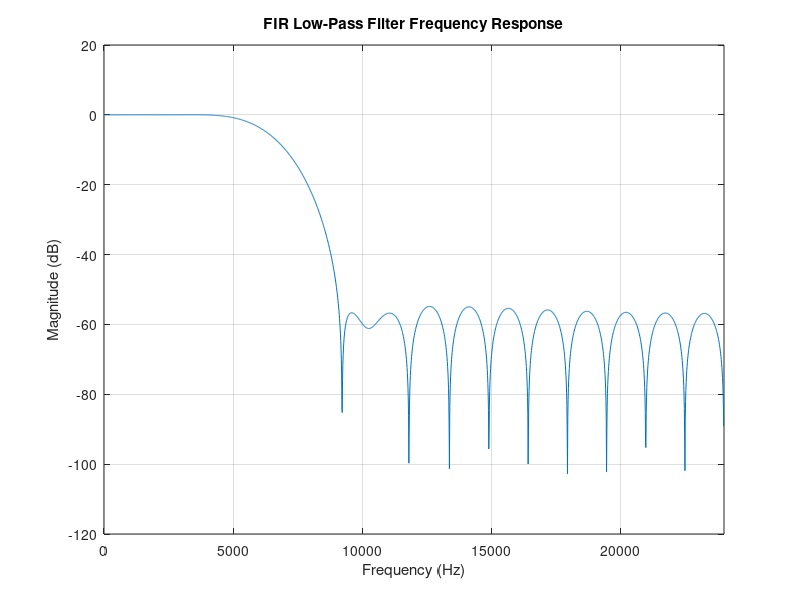

This figure's MATLAB source: (Note: this script raises an error after producing the figure.)
clc;
clear;
close all;

% FIR Filter Specifications
Fs = 48000;       % Sampling frequency in Hz
Fpass = 5000;     % Passband edge in Hz
Fstop = 8000;     % Stopband edge in Hz
N = 31;           % Filter order
numTaps = N + 1;

% Design Low-Pass FIR Filter
Wn = (Fpass + Fstop)/2 / (Fs/2);
h = fir1(N, Wn, 'low', hamming(numTaps));

% Display Coefficients
disp('FIR Filter Coefficients:');
disp(h);

% Plot Frequency Response
[H, f] = freqz(h, 1, 2048, Fs);

figure;
plot(f, 20*log10(max(abs(H), 1e-10)));
grid on;
xlabel('Frequency (Hz)');
ylabel('Magnitude (dB)');
title('FIR Low-Pass Filter Frequency Response');
xlim([0 Fs/2]);

% Export Floating-Point Coefficients
writematrix(h(:), 'fir_coefficients.txt');

% Quantize Coefficients to Signed Q1.15
scale = 2^15;
h_fixed = round(h * scale);
h_fixed = min(max(h_fixed, -32768), 32767);

disp('Q1.15 Integer Coefficients:');
disp(h_fixed);

writematrix(h_fixed(:), 'fir_coefficients_q15.txt');

disp('FIR design completed.');
